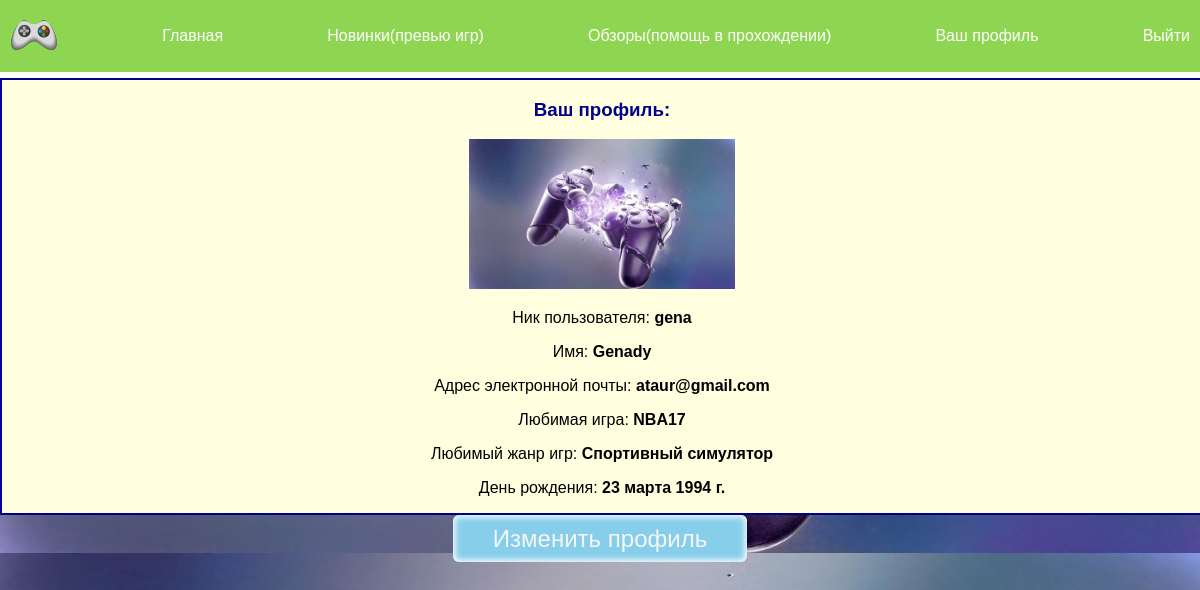
The app's page /profile/ (signed in) with its own data.
### users/models.py (models this page shows, shortened)
class Profile(models.Model):
    user = models.OneToOneField(User, on_delete=models.CASCADE, blank=True, null=True)
    avatar = models.ImageField(upload_to='avatars/', blank=True, null=True, verbose_name='Аватар')
    favorite_game = models.CharField(max_length=200, blank=True, null=True, verbose_name='Любимая игра')
    favorite_genre = models.CharField(max_length=200, blank=True, null=True, verbose_name='Любимый жанр игр')
    birthday = models.DateField(blank=True, null=True, verbose_name='День рождения')
    username = models.CharField(max_length=200, blank=True, null=True, verbose_name='Ник пользователя')
    name = models.CharField(max_length=200, blank=True, null=True, verbose_name='Имя пользователя')
    email = models.EmailField(max_length=200, blank=True, null=True, verbose_name='Email')
    class Meta:
        verbose_name = "пользователя"
        verbose_name_plural = 'Пользователи'
        ordering = ['name']

### users/views.py (the view)
# urls.py: path('profile/', views.profile, name="profile"),
@login_required(login_url='register')
def profile(request):
    prof = request.user.profile
    context = {
        'profile': prof
    }
    return render(request, 'users/profile.html', context)

### users/templates/users/profile.html
{% extends 'users/base.html'%}
{% block content %}
<div class="box">
    <h3>Ваш профиль:</h3>
    {% if profile.avatar %}
    <img class="profile-size" src="{{profile.avatar.url}}"/>
    {% endif%}
    <p>Ник пользователя: <b>{{profile.username}}</b></p>
    <p>Имя: <b>{{profile.name}}</b></p>
    <p>Адрес электронной почты: <b>{{profile.email}}</b></p>
    {% if profile.favorite_game %}
    <p>Любимая игра: <b>{{profile.favorite_game}}</b></p>
    {% endif%}
    {% if profile.favorite_genre %}
    <p>Любимый жанр игр: <b>{{profile.favorite_genre}}</b></p>
    {% endif%}
    {% if profile.birthday %}
    <p>День рождения: <b>{{profile.birthday}}</b></p>
    {% endif%}
</div>
<div class="margin"><a class="change" href="{% url 'full-form' %}">Изменить профиль</a></div>
{% endblock %}

### users/templates/users/base.html (shortened to what this page needs)
<!DOCTYPE html>
{% load static %}
<html lang="en">
<head>
    <link rel="stylesheet" href="{% static 'css/styles.css' %}">
</head>
<body>
<div class="menu">
    <a href="{% url 'index' %}"><img src="{% static 'images/gamepad.png' %}"> </a>
    <div><a href="{% url 'index' %}">Главная</a></div>
    <div><a href="{% url 'new-games' %}">Новинки(превью игр)</a></div>
    <div><a href="{% url 'help_games' %}">Обзоры(помощь в прохождении)</a></div>
    {% if request.user.is_authenticated %}
    <div><a href="{% url 'profile' %}">Ваш профиль</a></div>
    <div><a href="{% url 'logout' %}">Выйти</a></div>
    {% else %}
    <div><a href="{% url 'register' %}">Зарегистрироваться</a></div>
    <div><a href="{% url 'login' %}">Войти</a></div>
    {% endif %}
</div>
{% block content %}
{% endblock %}
</body>
</html>

### users/static/css/styles.css (style rules this page uses)
body { font-family: Verdana, Geneva, Tahoma, sans-serif; text-align: center ; padding: 0; margin:0; background: url(background.jpg); background-size: cover; background-attachment: fixed; }
.menu { background: rgb(142, 214, 81); padding: 10px; border-bottom: 6px solid white; display: flex; flex-wrap: wrap; justify-content: space-between; align-items: center; }
.menu div { color:rgb(39, 80, 138) }
a { text-decoration: none; }
.menu div a { text-decoration: none; color:white }
.box { background-color: lightyellow; margin: 0 auto; height: auto; width: 100%; border: 2px solid darkblue }
.profile-size { width: auto; height: 150px; }
.change { border-radius: 6px; box-shadow:inset 0 0 6px 2px white; padding: 10px 40px; margin-top: 40px; font-size: 24px; cursor: pointer; color:whitesmoke; background:skyblue; text-decoration: none; }
.margin { margin-top: 10px; }
.box h3 { color:darkblue }

### records on screen
Profile: avatar (picture), username "gena", name "Genady", email "ataur@gmail.com", favorite_game "NBA17", favorite_genre "Спортивный симулятор", birthday "23 марта 1994 г."
